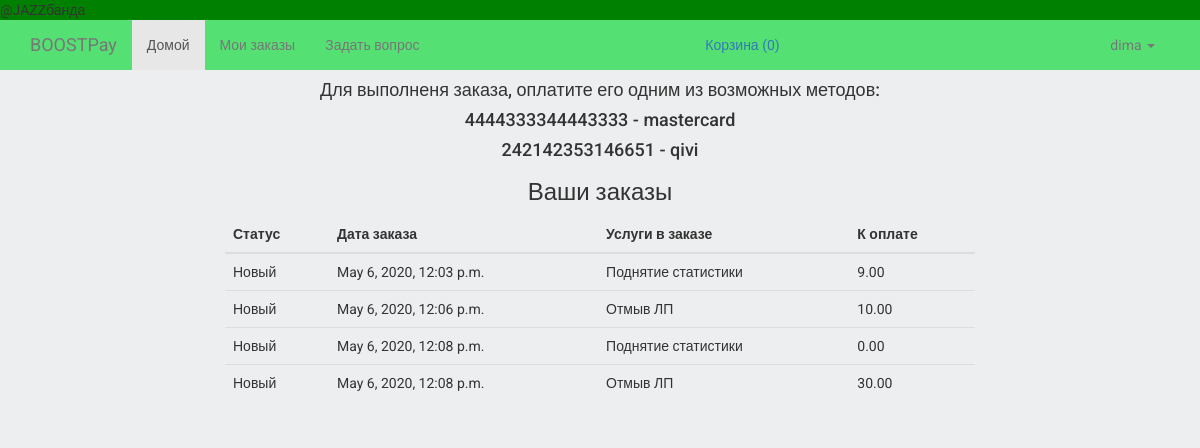
Before: /my_orders/ (signed in) with the older database file.
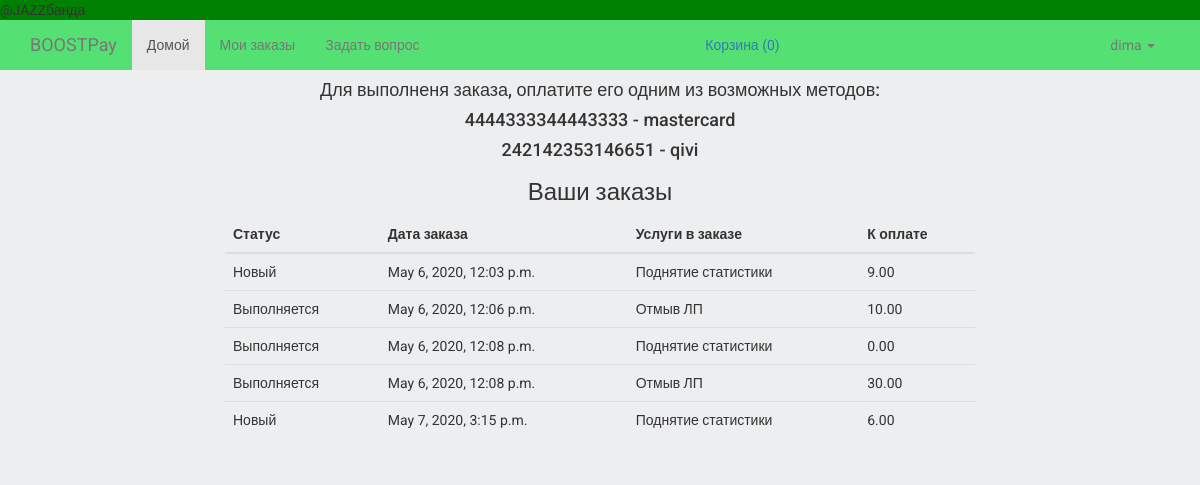
After: the same page with the newer database file.
### user/models.py (models this page shows, shortened)
class Requisite(models.Model):
    card_number = models.CharField(max_length=24)
    type = models.CharField(max_length=24,blank=True, null=True, default=None)
    class Meta:
        verbose_name = 'Реквизиты'
        verbose_name_plural = 'Реквизиты'

### orders/models.py (models this page shows, shortened)
class ProductInOrder(models.Model):
    order = models.ForeignKey(Order, on_delete=models.CASCADE,blank=True, null=True, default=None)
    product = models.ForeignKey(Product, on_delete=models.CASCADE,blank=True, null=True, default=None)
    nmb = models.IntegerField(default=1)
    price_per_item = models.DecimalField(max_digits=10, decimal_places=2, default=0)
    total_price = models.DecimalField(max_digits=10, decimal_places=2, default=0)#price*nmb
    is_active = models.BooleanField(default=True)
    created = models.DateTimeField(auto_now_add=True, auto_now=False)
    updated = models.DateTimeField(auto_now_add=False, auto_now=True)
    class Meta:
        verbose_name = 'Товар в заказе'
        verbose_name_plural = 'Товары в заказе'

### products/models.py (models this page shows, shortened)
class Product(models.Model):
    name = models.CharField(max_length=64, blank=True, null=True, default=None)
    price = models.DecimalField(max_digits=10, decimal_places=2, default=0)
    discount = models.IntegerField(default=0)
    category = models.ForeignKey(ProductCategory, on_delete=models.CASCADE,blank=True, null=True, default=None)
    short_description = models.TextField(blank=True, null=True, default=None)
    description = models.TextField(blank=True, null=True, default=None)
    is_active = models.BooleanField(default=True)
    created = models.DateTimeField(auto_now_add=True, auto_now=False)
    updated = models.DateTimeField(auto_now_add=False, auto_now=True)
    class Meta:
        verbose_name = 'Товар'
        verbose_name_plural = 'Товары'

### user/views.py (the view)
# urls.py: url(r'^my_orders/$', views.displayOrders,name='user-orders'),
def displayOrders(request):
    if request.user.is_authenticated:
        context = {
            'orders': ProductInOrder.objects.filter(order__user__username=request.user.username),
            'requisites': Requisite.objects.all(),
        }
        return render(request, 'user/my_orders.html', context)
    else:
        return redirect("/login/")

### orders/context_processors.py (called while the page is built)
def getting_basket_info(request):
    session_key = request.session.session_key
    if not session_key:
        request.session["session_key"] = 123
        request.session.cycle_key()
    products_in_basket = ProductInBasket.objects.filter(session_key=session_key, is_active=True, order__isnull=True)
    products_total_nmb = products_in_basket.count()
    return locals()

### templates/user/my_orders.html (shortened to what this page needs)
{% extends 'base.html' %}
{% load static %}
{% block content %}
    <div class="container">
        <div class="row">
            {% if orders %}
                <div class="col-lg-8 col-lg-offset-2">
                    <h4 class="text-center">Для выполненя заказа, оплатите его одним из возможных методов:</h4>
                    {% for requisite in requisites %}
                        <h4 class="text-center"> {{ requisite.card_number}} - {{ requisite.type}} </h4>
                    {% endfor %}
                    <h3 class="text-center">Ваши заказы</h3>
                    <form class="form-horizontal" method="post">{% csrf_token %}
                        <table class="table text-center">
                            <thead>
                                <tr>
                                    <th>Статус</th>
                                    <th>Дата заказа</th>
                                    <th>Услуги в заказе</th>
                                    <th>К оплате</th>
                                </tr>
                            </thead>
                            <tbody>
                                {% for order in orders %}
                                    <tr>
                                        <td class="text-left">
                                            {% if order.order.status == "n" %}
                                                Новый
                                            {% endif %}
                                        {% if order.order.status == "v" %}
                                                Выполняется
                                            {% endif %}
                                        </td>
                                        <td class="text-left">
                                             {{ order.created }}
                                        </td>
                                        <td class="text-left">
                                                {{order.product.name}}
                                        </td>
                                        <td class="text-left">
                                            {{ order.total_price }}
                                        </td>
                                    </tr>
                                {% endfor %}
                            </tbody>
                        </table>
                    </form>
                </div>
             {% else %}
                <h3 class="text-center">Вы ничего не заказывали</h3>
            {% endif %}
        </div>
    </div>
{% endblock %}

### templates/base.html (shortened to what this page needs)
{% load static %}
<!DOCTYPE html>
<html lang="en">
<head>
    <link rel="stylesheet" href="https://cdnjs.cloudflare.com/ajax/libs/twitter-bootstrap/3.3.6/css/bootstrap.min.css">
    <link rel="stylesheet" href="{% static 'css/style.css' %}">
</head>
<body>
    <div class="wrapper">
        <div class="wrapper-content">
            {% include 'navbar.html' %}
            {% block content %}
            {% endblock content %}
        </div>
    </div>
</body>
</html>

### templates/navbar.html (shortened to what this page needs)
    <nav class="navbar navbar-default navbar-top">
        @JAZZбанда
    </nav>
    <nav class="navbar navbar-default navbar-main">
      <div class="container">
        <div class="navbar-header">
          <a class="navbar-brand" href="#">BOOSTPay</a>
        </div>
        <div id="navbar" class="navbar-collapse collapse">
          <ul class="nav navbar-nav">
            <li class="active"><a href="/">Домой</a></li>
            <li><a href="/my_orders/">Мои заказы</a></li>
              <li><a href="/ask/">Задать вопрос</a></li>
          </ul>
          <ul class="nav navbar-nav navbar-right">
            <li>
                <div class="basket-container">
                    <a href="">Корзина <span id="basket_total_nmb">
                        {% if products_total_nmb %}
                            ({{ products_total_nmb }})
                        {% else %}
                            (0)
                        {% endif %}
                    </span></a>
                </div>
            </li>
            <li class="dropdown">
              <a href="" class="dropdown-toggle" data-toggle="dropdown" role="button" aria-haspopup="true" aria-expanded="false">{{ user.username }} <span class="caret"></span></a>
            </li>
          </ul>
        </div>
      </div>
    </nav>

### static/static_dev/css/style.css (style rules this page uses)
html, body { height: 100%; max-height: 100%; font-family: 'Roboto', sans-serif; background-color: #edeef0; }
.navbar { margin-bottom: 0; }
.wrapper { min-height: 100%; }
.wrapper-content { overflow: auto; padding-bottom: 180px; }
.navbar-top { min-height: 10px; height: 20px; background-color: green; border: none; border-radius: 0; }
.navbar-main { background-color: #55e073; border: none; border-radius: 0; }
.basket-container { position: relative; width: 400px; padding: 15px 10px; }

Changed rows visible on the page:
computed for ProductInOrder "May 6, 2020, 12:06 p.m.": text "Новый" → "Выполняется"
computed for ProductInOrder (number 3 of 5 on the later page): text "Новый" → "Выполняется"
computed for ProductInOrder (number 4 of 5 on the later page): text "Новый" → "Выполняется"
added ProductInOrder: shows "Новый", created "May 7, 2020, 3:15 p.m.", product.name "Поднятие статистики", total_price "6.00"
